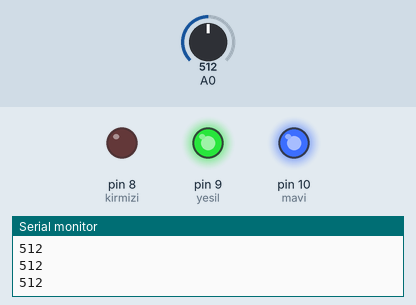
Recording of a sketch running on a simulated Arduino Uno, built with avr-gcc and run on an emulated ATmega328P. Shown: output pins drawn as LEDs (lit = HIGH), the last lines printed to the serial monitor. The inputs (shaded band) are chosen by the test bench; at power-on: A0 = 512.

Above: at 1.2 s.
1.3 s: A0 set to 483
At 2.4 s:
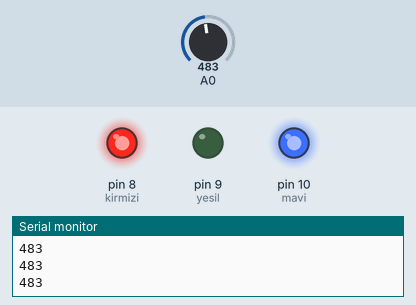
2.8 s: A0 set to 313
4.3 s: A0 set to 283
At 5.0 s:
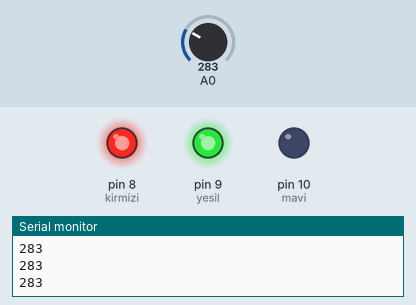
5.8 s: A0 set to 53
7.3 s: A0 set to 47
At 8.5 s:
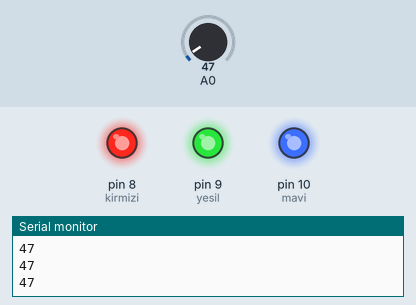
8.8 s: A0 set to 122
At 10.0 s:
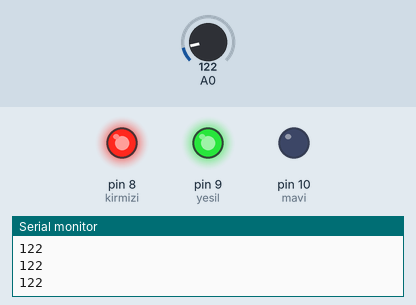
Timing chart, 0 to 11.3 s (numbered marks = the images above; inputs shaded):
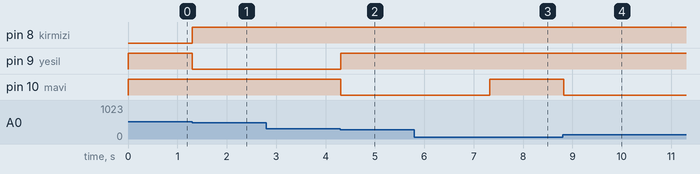

The sketch:

tcrt5000ReflektifSensor2.ino
```cpp
int seviye = A0;
int kirmizi = 8;
int yesil = 9;
int mavi = 10;

void setup() {
  pinMode(kirmizi, OUTPUT);
  pinMode(yesil, OUTPUT);
  pinMode(mavi, OUTPUT);
  Serial.begin(9600);
}

void loop() {
  seviye = analogRead(A0);
  Serial.println(seviye);
  if(seviye > 500){
    digitalWrite(kirmizi, 0);
    digitalWrite(yesil, 1);
    digitalWrite(mavi, 1);
  }
  else if(seviye > 300){
    digitalWrite(kirmizi, 1);
    digitalWrite(yesil, 0);
    digitalWrite(mavi, 1);
  }
  else if(seviye > 50){
    digitalWrite(kirmizi, 1);
    digitalWrite(yesil, 1);
    digitalWrite(mavi, 0);
  }
  else{
    digitalWrite(kirmizi, 1);
    digitalWrite(yesil, 1);
    digitalWrite(mavi, 1);
  }
  delay(100);
}
```

Measured:
- the behaviour switches between 501 and 500 on A0 (found by bisection; images 0 and 1)
- the behaviour switches between 301 and 300 on A0 (found by bisection; images 1 and 2)
- the behaviour switches between 51 and 50 on A0 (found by bisection; images 2 and 3)
- after the input at 1.3 s, pin 8 (kirmizi): LOW → HIGH at once; pin 9 (yesil): HIGH → LOW at once
- after the input at 4.3 s, pin 9 (yesil): LOW → HIGH at once; pin 10 (mavi): HIGH → LOW at once
- after the input at 7.3 s, pin 10 (mavi): LOW → HIGH at once
- after the input at 8.8 s, pin 10 (mavi): HIGH → LOW at once
